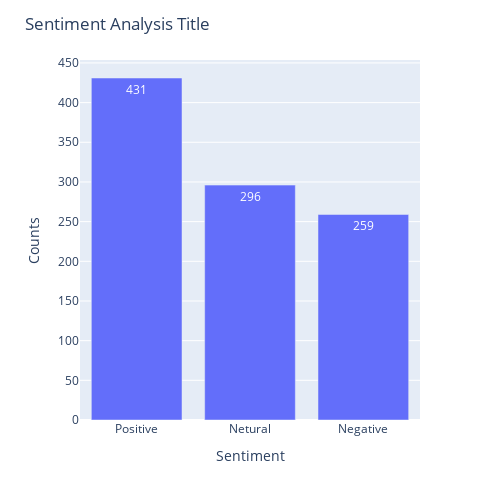

Notebook code for this chart:
### Code cell
import plotly.express as px
x = data['Analysis_Title'].value_counts()
fig = px.bar(x,  height=500, width= 500 , text= x)
fig.update_layout(showlegend=False,xaxis_title="Sentiment", yaxis_title="Counts", title = "Sentiment Analysis Title")
fig.show()

### Figure 1 — Plotly figure (JSON) as saved in the notebook; plotly's stock layout.template omitted (floating-point values rounded to 4 significant figures)
{"data": [{"alignmentgroup": "True", "hovertemplate": "variable=Analysis_Title<br>index=%{x}<br>value=%{y}<br>text=%{text}<extra></extra>", "legendgroup": "Analysis_Title", "marker": {"color": "#636efa", "pattern": {"shape": ""}}, "name": "Analysis_Title", "offsetgroup": "Analysis_Title", "orientation": "v", "showlegend": true, "text": [431, 296, 259], "textposition": "auto", "type": "bar", "x": ["Positive", "Netural", "Negative"], "xaxis": "x", "y": [431, 296, 259], "yaxis": "y"}], "layout": {"barmode": "relative", "height": 500, "legend": {"title": {"text": "variable"}, "tracegroupgap": 0}, "margin": {"t": 60}, "showlegend": false, "title": {"text": "Sentiment Analysis Title"}, "width": 500, "xaxis": {"anchor": "y", "domain": [0, 1], "title": {"text": "Sentiment"}}, "yaxis": {"anchor": "x", "domain": [0, 1], "title": {"text": "Counts"}}}}
